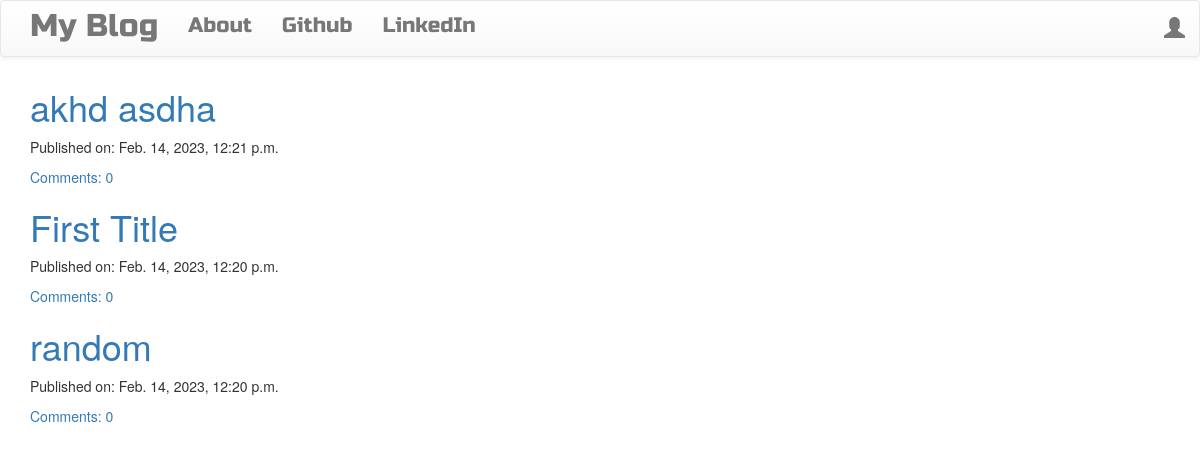
The page / on the database its author committed.
### blog/models.py (models this page shows, shortened)
class Post(models.Model):
    author = models.ForeignKey("auth.User",on_delete=models.CASCADE)
    title = models.CharField(max_length=200)
    text = models.TextField()
    create_date = models.DateField(default=timezone.now)
    published_date = models.DateTimeField(blank=True,null=True)
    def approve_comment(self):
        return self.comments.filter(approved_comments=True)

### blog/views.py (the view)
# urls.py: path('',views.PostListView.as_view(),name='post_list'),
class PostListView(ListView):
    model = Post
    def get_queryset(self):
        return Post.objects.filter(published_date__lte=timezone.now()).order_by('-published_date')

### blog/templates/blog/post_list.html
{% extends 'blog/base.html' %}
{% block content %}
<div class="centerstage">
    {% for post in post_list %}
        <div class="post">
            <h1><a href="{% url 'post_detail' pk=post.pk %}">{{post.title}}</a></h1>
            <div class="date">
                <p>Published on: {{post.published_date}}</p>
            </div>
            <a href="{% url 'post_detail' pk=post.pk %}">Comments: {{post.approve_comment.count}}</a>
        </div>
    {% endfor %}
</div>
{% endblock content %}

### blog/templates/blog/base.html (shortened to what this page needs)
<!DOCTYPE html>
{% load static %}
<html lang="en">
<head>
    <link rel="stylesheet" href="https://cdn.jsdelivr.net/npm/bootstrap@3.4.1/dist/css/bootstrap.min.css">
    <link rel="stylesheet" href="https://cdn.jsdelivr.net/npm/bootstrap@3.4.1/dist/css/bootstrap-theme.min.css">
    <link rel="stylesheet" href="//cdn.jsdelivr.net/npm/medium-editor@latest/dist/css/medium-editor.min.css" type="text/css" media="screen" charset="utf-8">
    <link rel="stylesheet" href="{% static 'css/blog.css' %}">
</head>
<body class='loader'>
    <nav class='navbar navbar-default techfont custom-navbar'>
        <div class="container">
            <ul class='nav navbar-nav'>
                <li><a class='navbar-brand bigbrand' href="{% url 'post_list' %}">My Blog</a></li>
                <li><a href="{% url 'about' %}">About</a></li>
                <li><a href="http://www.github.com">Github</a></li>
                <li><a href="http://www.linkedin.com">LinkedIn</a></li>
            </ul>
            <ul class='nav navbar-nav navbar-right'>
                {% if user.is_authenticated %}
                    <li><a href="{% url 'post_new' %}">New Post</a></li>
                    <li><a href="{% url 'post_draft_list' %}">Drafts</a></li>
                    <li><a href="{% url 'logout' %}">Log Out</a></li>
                    <li><a>Welcome: {{user.username}}</a></li>
                {% else %}
                    <li><a class='nav navbar-right' href="{% url 'login' %}"><span class='glyphicon glyphicon-user'></span></a></li>
                {% endif %}
            </ul>
        </div>
    </nav>
    <div class="content container">
        <div class="row">
            <div class="col-md-8">
                <div class="blog_posts">
                    {% block content %}
                    {% endblock content %}
                </div>
            </div>
        </div>
    </div>
</body>
</html>

### blog/static/css/blog.css (style rules this page uses)
.techfont { font-family: 'Russo One',sans-serif; font-size: 1.5em; margin-bottom: 10px; }
.bigbrand { font-size: 1.5em; }
.centerstage { margin-left: auto; margin-right: auto; }
.loader { filter:hue-rotate(0deg); color:linear-gradient(45deg,#0f8,#08f); animation:hue 10000ms infinite linear; }

### rows shown on the page
Post: title "akhd asdha", published_date "Feb. 14, 2023, 12:21 p.m.", approve_comment.count "0"
Post: title "First Title", published_date "Feb. 14, 2023, 12:20 p.m.", approve_comment.count "0"
Post: title "random", published_date "Feb. 14, 2023, 12:20 p.m.", approve_comment.count "0"
